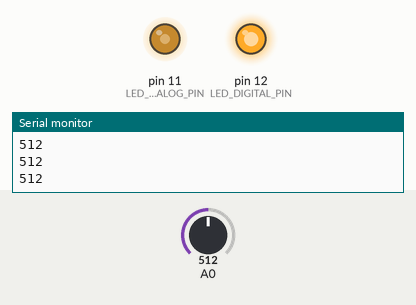
Simulated run of this sketch. Board: Arduino Uno, built with avr-gcc and run on an emulated ATmega328P. Shown: output pins drawn as LEDs (lit = HIGH), the last lines printed to the serial monitor. Inputs (shaded band) come from the test bench; at power-on: A0 = 512.

Above: at 1.2 s.
1.3 s: A0 set to 490
At 1.6 s:
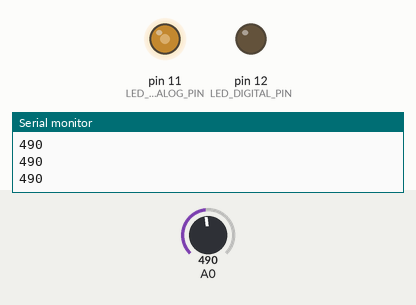
2.8 s: A0 set to 716
At 4.0 s:
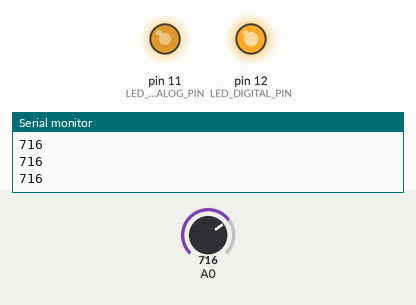
4.3 s: A0 set to 900
At 5.1 s:
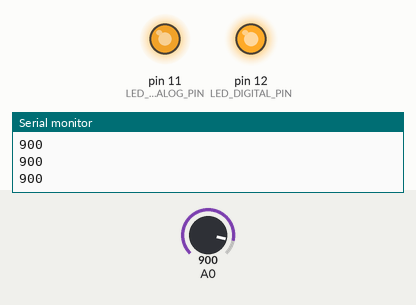
5.8 s: A0 set to 122
At 6.4 s:
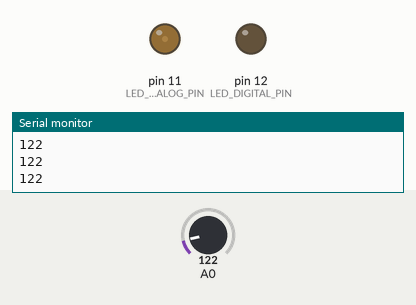
7.3 s: A0 set to 0
At 8.5 s:
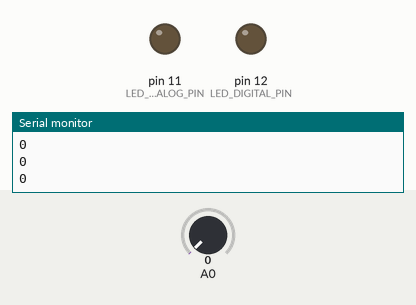
8.8 s: A0 set to 510
At 9.7 s:
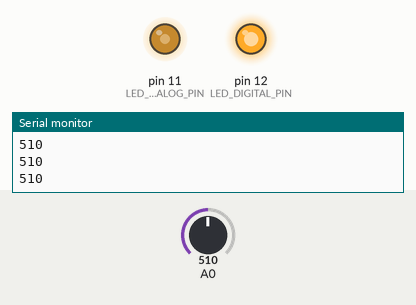
Timing chart, 0 to 11.3 s (numbered marks = the images above; inputs shaded):
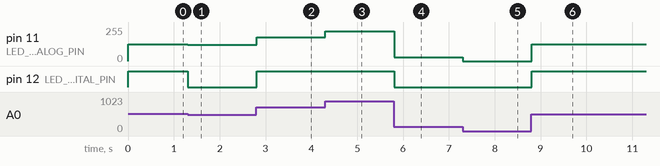

The sketch:

led.ino
```cpp
#define LED_DIGITAL_PIN 12
#define LED_ANALOG_PIN 11

void setup() {
  // put your setup code here, to run once:
  Serial.begin(9600);
  pinMode(LED_DIGITAL_PIN, OUTPUT);
  pinMode(LED_ANALOG_PIN, OUTPUT);
}

void loop() {
  // put your main code here, to run repeatedly:
  int sensorValue = analogRead(A0);
  Serial.println(sensorValue);

  if (sensorValue > 500) {
    digitalWrite(LED_DIGITAL_PIN, HIGH);
  } else {
    digitalWrite(LED_DIGITAL_PIN, LOW);
  }

  int intensity = map(sensorValue, 0, 1023, 0, 255);

  analogWrite(LED_ANALOG_PIN, intensity);

  // for (int i = 0; i <= 255; i++) {
  //   analogWrite(LED_ANALOG_PIN, i);
  //   delay(2);
  // }

  // for (int i = 255; i >= 0; i--) {
  //   analogWrite(LED_ANALOG_PIN, i);
  //   delay(2);
  // }

  delay(1);
}
```

Measured:
- after the input at 1.3 s, pin 11 (LED_ANALOG_PIN): 127/255 → 122/255 at once; pin 12 (LED_DIGITAL_PIN): HIGH → LOW at once
- after the input at 2.8 s, pin 11 (LED_ANALOG_PIN): 122/255 → 178/255 at once; pin 12 (LED_DIGITAL_PIN): LOW → HIGH at once
- after the input at 4.3 s, pin 11 (LED_ANALOG_PIN): 178/255 → 224/255 at once
- after the input at 5.8 s, pin 11 (LED_ANALOG_PIN): 224/255 → 30/255 at once; pin 12 (LED_DIGITAL_PIN): HIGH → LOW at once
- after the input at 7.3 s, pin 11 (LED_ANALOG_PIN): 30/255 → 0/255 at once
- after the input at 8.8 s, pin 11 (LED_ANALOG_PIN): 0/255 → 127/255 at once; pin 12 (LED_DIGITAL_PIN): LOW → HIGH at once
